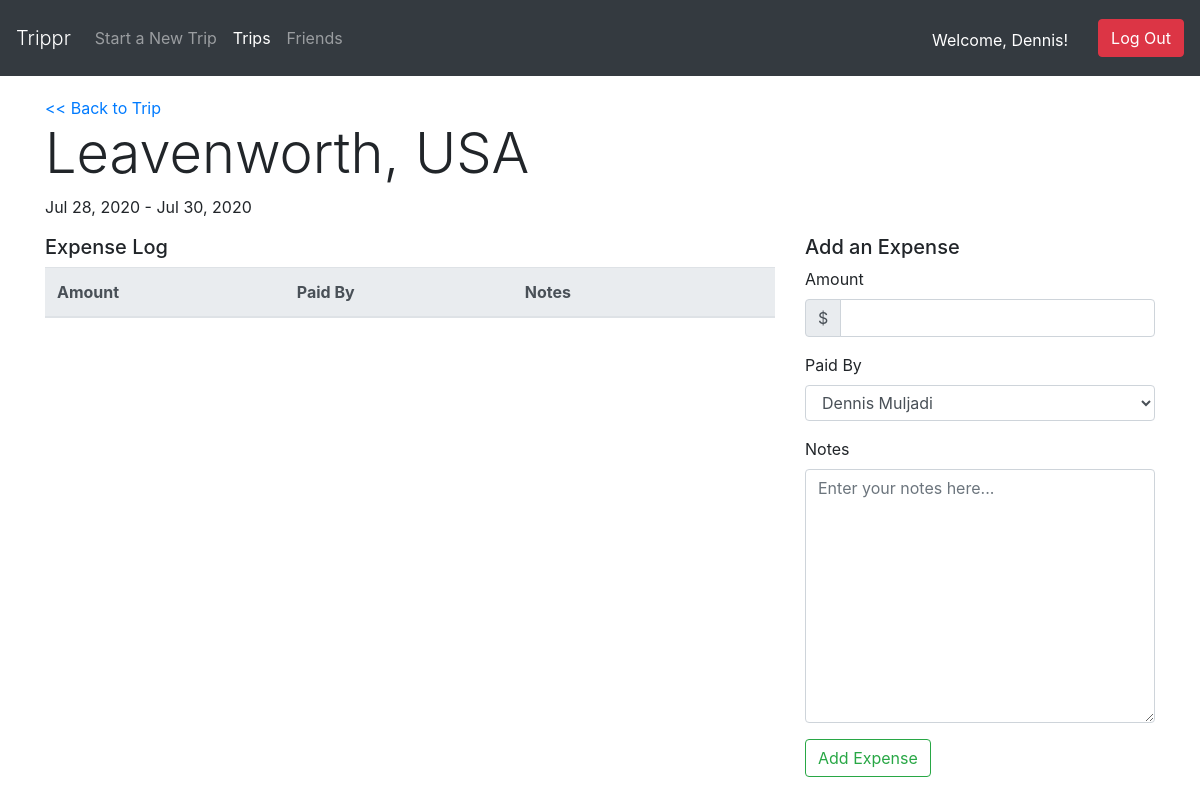
The app's page /dashboard/trips/1/expense (signed in), older data.
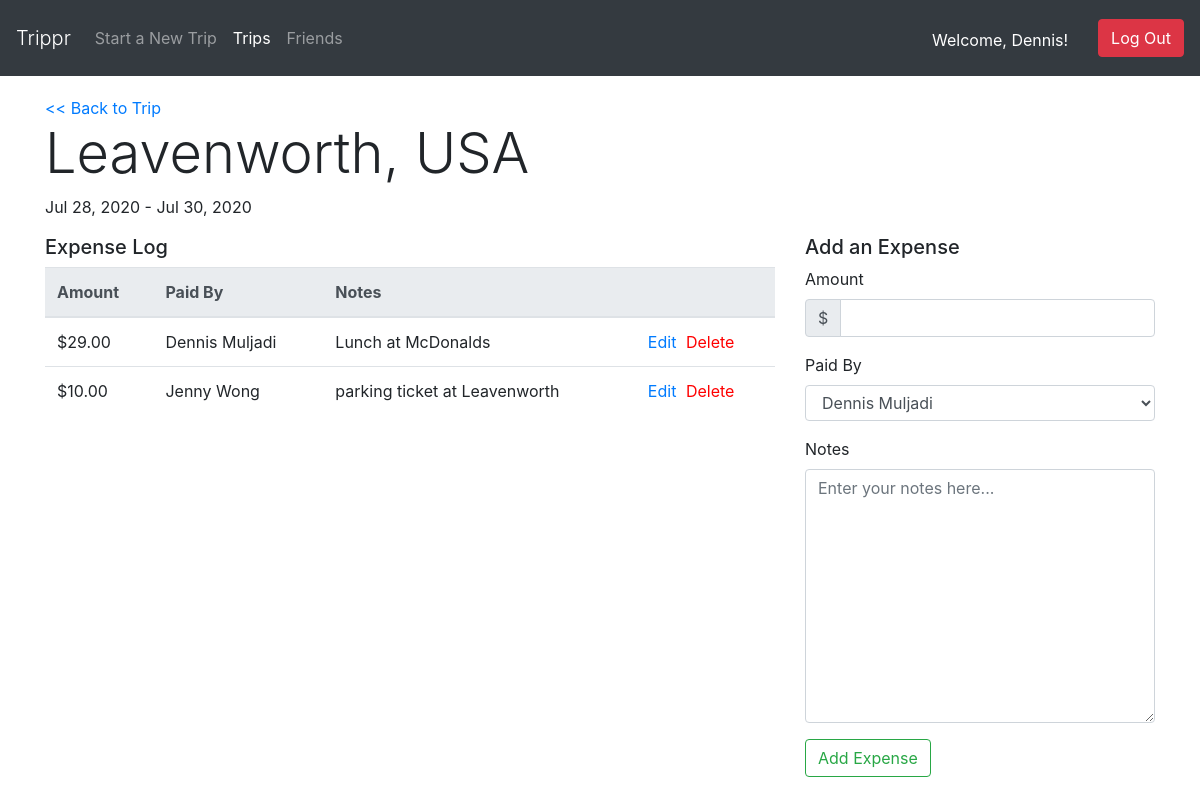
The same page, newer data.
### trip_app/models.py (models this page shows)
class Expense(models.Model):
    amount = models.DecimalField(decimal_places=2, max_digits=100)
    paid_by = models.ForeignKey(User, related_name="expenses_paid", on_delete=models.CASCADE)
    notes = models.TextField()
    trip = models.ForeignKey(Trip, related_name="trip_expenses", on_delete=models.CASCADE)
    created_at = models.DateTimeField(auto_now_add=True)
    updated_at = models.DateTimeField(auto_now=True)
    objects = TripManager()

### login_register_app/models.py (models this page shows)
class User(models.Model):
    first_name = models.CharField(max_length=255)
    last_name = models.CharField(max_length=255)
    birthday = models.DateField()
    email = models.CharField(max_length=255)
    password = models.CharField(max_length=255)
    friends = models.ManyToManyField('self')
    prof_pic = models.ImageField(upload_to='profile_image', blank=True, null=True)
    created_at = models.DateTimeField(auto_now_add=True)
    updated_at = models.DateTimeField(auto_now=True)
    objects = UserManager()

### trip_app/views.py (the view)
# urls.py: path('trips/<int:trip_id>/expense', views.expense_log),
def expense_log(request, trip_id):
    context = {
        "curr_user": User.objects.get(id=request.session['user_id']),
        "curr_trip": Trip.objects.get(id=trip_id)
    }
    return render(request, 'expense_log.html', context)

### trip_app/templates/expense_log.html (shortened to what the changed rows need)
<!DOCTYPE html>
<html lang="en">
<head>
    <link rel="stylesheet" href="https://stackpath.bootstrapcdn.com/bootstrap/4.5.0/css/bootstrap.min.css">
    {% load static %}
    <link rel="stylesheet" type="text/css" href="{% static 'css/style.css' %}">
</head>
<body>
    <div class="container">
        <div class="row justify-content-center">
            <div class="col-8">
                <table class="table">
                    <thead class="thead-light">
                        <tr>
                            <th>Amount</th>
                            <th>Paid By</th>
                            <th>Notes</th>
                            <th></th>
                        </tr>
                    </thead>
                    <tbody>
                        {% if curr_trip.trip_expenses %}
                        {% for expense in curr_trip.trip_expenses.all %}
                        <tr>
                            <td>${{ expense.amount }}</td>
                            <td>{{ expense.paid_by.first_name|title }} {{ expense.paid_by.last_name|title }}</td>
                            <td>{{ expense.notes }}</td>
                            <td><a href="/dashboard/trips/{{ curr_trip.id }}/expense/{{ expense.id }}">Edit</a>
                                <a href="/dashboard/trips/{{ curr_trip.id }}/expense/{{ expense.id }}/remove" class="red">Delete</a>
                            </td>
                        </tr>
                        {% endfor %}
                        {% endif %}
                    </tbody>
                </table>
            </div>
        </div>
    </div>
</body>
</html>

Row changes from the older to the newer data that the page shows:
added Expense: amount "29.00", paid_by.first_name "Dennis", paid_by.last_name "Muljadi", notes "Lunch at McDonalds"
added Expense: amount "10.00", paid_by.first_name "Jenny", paid_by.last_name "Wong", notes "parking ticket at Leavenworth"
